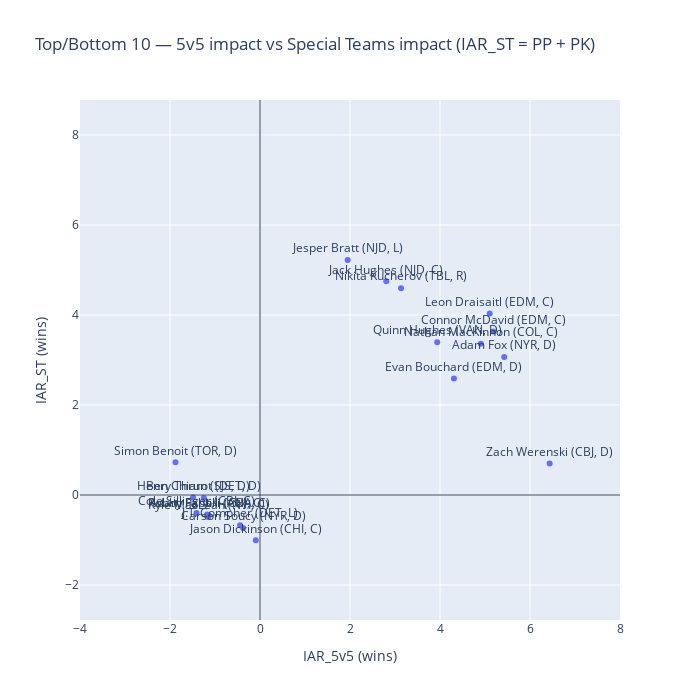

This figure's notebook cell:
### Markdown cell above
## 2. Quadrant scatter: 5v5 backbone vs special teams

### Code cell
fig2 = px.scatter(
    tb,
    x="IAR_5v5",
    y="IAR_ST",
    text="label",
    hover_data={"team": True, "position": True, "min_5v5": True, "IAR_total":":.2f"},
    title="Top/Bottom 10 — 5v5 impact vs Special Teams impact (IAR_ST = PP + PK)",
)

# Optional quadrant reference lines at 0
fig2.add_vline(x=0, line_width=1)
fig2.add_hline(y=0, line_width=1)

# Capping axes limits
fig2.update_xaxes(range=[-4, 8])
fig2.update_yaxes(range=[-2, 8], scaleanchor="x", scaleratio=1)

fig2.update_layout(width=700, height=700)  # square canvas

# Make labels readable
fig2.update_traces(textposition="top center")
fig2.update_layout(xaxis_title="IAR_5v5 (wins)", yaxis_title="IAR_ST (wins)")

fig2.show()

### Figure 1 — Plotly figure (JSON) as saved in the notebook; plotly's stock layout.template omitted (floating-point values rounded to 4 significant figures)
{"data": [{"customdata": [["EDM", "C", 1205.0, 9.136], ["EDM", "C", 1175.0, 8.818], ["NYR", "D", 1279.0, 8.496], ["COL", "C", 1377.0, 8.267], ["TBL", "R", 1286.0, 7.731], ["NJD", "C", 970.5, 7.553], ["VAN", "D", 1409.0, 7.334], ["NJD", "L", 1101.0, 7.172], ["CBJ", "D", 1744.0, 7.136], ["EDM", "D", 1549.0, 6.898], ["CBJ", "C", 893.1, -1.813], ["NYI", "C", 775.4, -1.639], ["CBJ", "C", 1228.0, -1.609], ["ANA", "C", 600.7, -1.589], ["SJS", "D", 950.7, -1.545], ["DET", "D", 1513.0, -1.314], ["TOR", "D", 1111.0, -1.153], ["DET", "L", 992.6, -1.113], ["NYR", "D", 1165.0, -1.109], ["CHI", "C", 748.8, -1.102]], "hovertemplate": "IAR_5v5=%{x}<br>IAR_ST=%{y}<br>label=%{text}<br>team=%{customdata[0]}<br>position=%{customdata[1]}<br>min_5v5=%{customdata[2]}<br>IAR_total=%{customdata[3]:.2f}<extra></extra>", "legendgroup": "", "marker": {"color": "#636efa", "symbol": "circle"}, "mode": "markers+text", "name": "", "orientation": "v", "showlegend": false, "text": ["Leon Draisaitl (EDM, C)", "Connor McDavid (EDM, C)", "Adam Fox (NYR, D)", "Nathan MacKinnon (COL, C)", "Nikita Kucherov (TBL, R)", "Jack Hughes (NJD, C)", "Quinn Hughes (VAN, D)", "Jesper Bratt (NJD, L)", "Zach Werenski (CBJ, D)", "Evan Bouchard (EDM, D)", "Cole Sillinger (CBJ, C)", "Kyle MacLean (NYI, C)", "Adam Fantilli (CBJ, C)", "Robby Fabbri (ANA, C)", "Henry Thrun (SJS, D)", "Ben Chiarot (DET, D)", "Simon Benoit (TOR, D)", "J.T. Compher (DET, L)", "Carson Soucy (NYR, D)", "Jason Dickinson (CHI, C)"], "textposition": "top center", "type": "scatter", "x": [5.105, 5.185, 5.427, 4.907, 3.134, 2.806, 3.938, 1.947, 6.436, 4.31, -1.412, -1.151, -1.176, -1.14, -1.487, -1.249, -1.879, -0.4432, -0.3765, -0.09378], "xaxis": "x", "y": [4.031, 3.633, 3.069, 3.361, 4.597, 4.747, 3.396, 5.225, 0.7002, 2.588, -0.4009, -0.4875, -0.433, -0.4486, -0.05708, -0.06491, 0.7259, -0.6696, -0.7328, -1.008], "yaxis": "y"}], "layout": {"height": 700, "legend": {"tracegroupgap": 0}, "shapes": [{"line": {"width": 1}, "type": "line", "x0": 0, "x1": 0, "xref": "x", "y0": 0, "y1": 1, "yref": "y domain"}, {"line": {"width": 1}, "type": "line", "x0": 0, "x1": 1, "xref": "x domain", "y0": 0, "y1": 0, "yref": "y"}], "title": {"text": "Top/Bottom 10 — 5v5 impact vs Special Teams impact (IAR_ST = PP + PK)"}, "width": 700, "xaxis": {"anchor": "y", "domain": [0, 1], "range": [-4, 8], "title": {"text": "IAR_5v5 (wins)"}, "type": "linear"}, "yaxis": {"anchor": "x", "domain": [0, 1], "range": [-2.778, 8.778], "scaleanchor": "x", "scaleratio": 1, "title": {"text": "IAR_ST (wins)"}, "type": "linear"}}}
